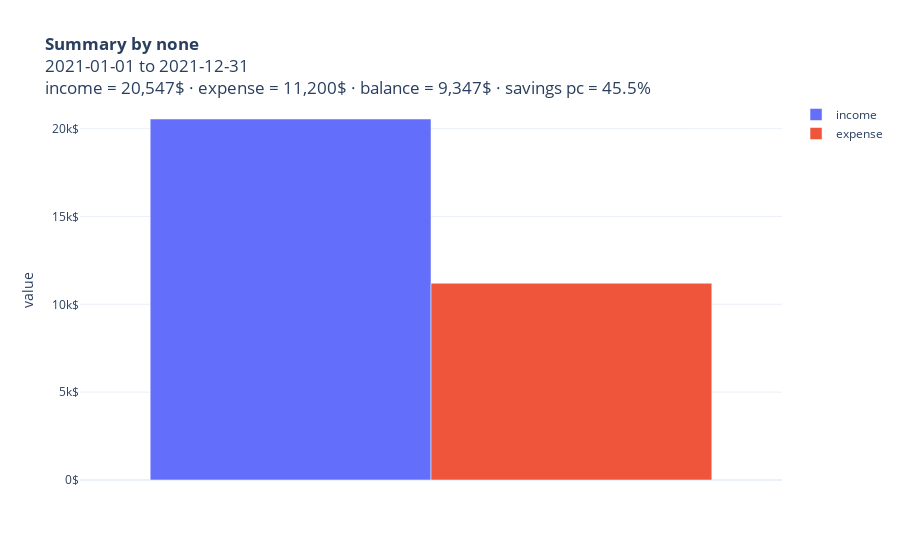
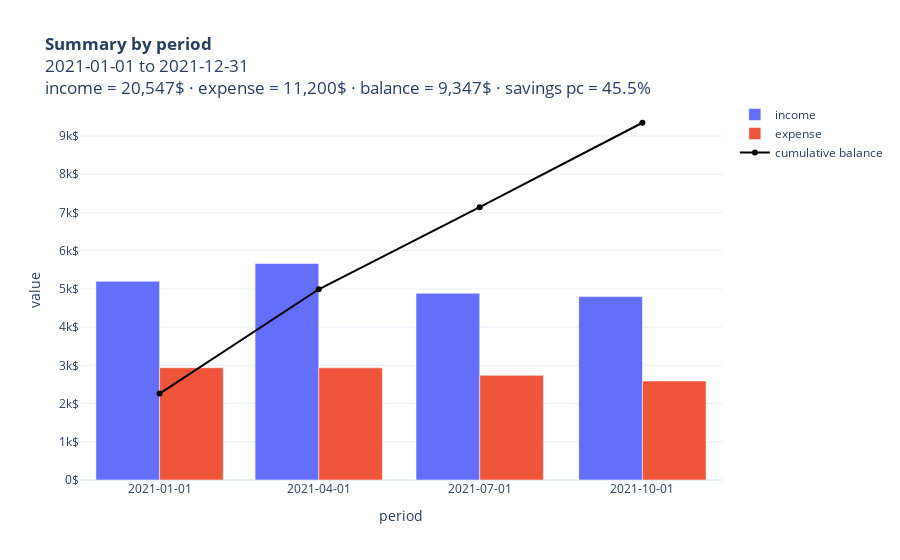

Notebook source saved alongside these figures, in order:
### Markdown cell above
# For transactions without categories we get the following

### Code cell
summary = ms.summarize(transactions.drop("category", axis="columns"), freq="QS")  
for k, v in summary.items():
    print(k)
    display(v)
    
plot = ms.plot(summary, currency="$")  # dictionary of kind -> Plotly figure
for k, v in plot.items():
    print(k)
    display(v)

### Figure 1 — Plotly figure (JSON) as saved in the notebook; plotly's stock layout.template omitted (floating-point values rounded to 4 significant figures)
{"data": [{"hovertemplate": "<b>%{meta}</b><br>%{y:,.0f}$<br><extra></extra>", "marker": {"color": "#636efa"}, "meta": "income", "name": "income", "type": "bar", "y": [20547]}, {"hovertemplate": "<b>%{meta}</b><br>%{y:,.0f}$<br><extra></extra>", "marker": {"color": "#ef553b"}, "meta": "expense", "name": "expense", "type": "bar", "y": [11200]}], "layout": {"barmode": "group", "legend": {"title": {"text": ""}, "traceorder": "normal"}, "title": {"text": "\n<b>Summary by none</b>\n<br>2021-01-01 to 2021-12-31\n<br>income = 20,547&#36; ·\nexpense = 11,200&#36; ·\nbalance = 9,347&#36; ·\nsavings pc = 45.5%\n"}, "uniformtext": {"minsize": 8, "mode": "hide"}, "xaxis": {"showticklabels": false, "title": {"text": ""}}, "yaxis": {"separatethousands": true, "ticksuffix": "$", "title": {"text": "value"}}}}

### Figure 2 — Plotly figure (JSON) as saved in the notebook; plotly's stock layout.template omitted (floating-point values rounded to 4 significant figures)
{"data": [{"hovertemplate": "<b>%{meta}</b><br>%{y:,.0f}$<br>%{x}<extra></extra>", "marker": {"color": "#636efa"}, "meta": "income", "name": "income", "type": "bar", "x": ["2021-01-01T00:00:00", "2021-04-01T00:00:00", "2021-07-01T00:00:00", "2021-10-01T00:00:00"], "y": [5198, 5665, 4885, 4799]}, {"hovertemplate": "<b>%{meta}</b><br>%{y:,.0f}$<br>%{x}<extra></extra>", "marker": {"color": "#ef553b"}, "meta": "expense", "name": "expense", "type": "bar", "x": ["2021-01-01T00:00:00", "2021-04-01T00:00:00", "2021-07-01T00:00:00", "2021-10-01T00:00:00"], "y": [2938, 2935, 2738, 2589]}, {"hovertemplate": "<b>%{meta}</b><br>%{y:,.0f}$<br>%{x}<extra></extra>", "line": {"color": "black"}, "meta": "cumulative balance", "name": "cumulative balance", "type": "scatter", "x": ["2021-01-01T00:00:00", "2021-04-01T00:00:00", "2021-07-01T00:00:00", "2021-10-01T00:00:00"], "y": [2260, 4990, 7137, 9347]}], "layout": {"legend": {"title": {"text": ""}}, "title": {"text": "\n<b>Summary by period</b>\n<br>2021-01-01 to 2021-12-31\n<br>income = 20,547&#36; ·\nexpense = 11,200&#36; ·\nbalance = 9,347&#36; ·\nsavings pc = 45.5%\n"}, "xaxis": {"tickformat": "%Y-%m-%d", "ticklabelmode": "period", "tickvals": ["2021-01-01", "2021-04-01", "2021-07-01", "2021-10-01"], "title": {"text": "period"}}, "yaxis": {"separatethousands": true, "ticksuffix": "$", "title": {"text": "value"}}}}
